Frame 1 (no input): blank canvas, image omitted
Frame 60 (no input): blank canvas, image omitted
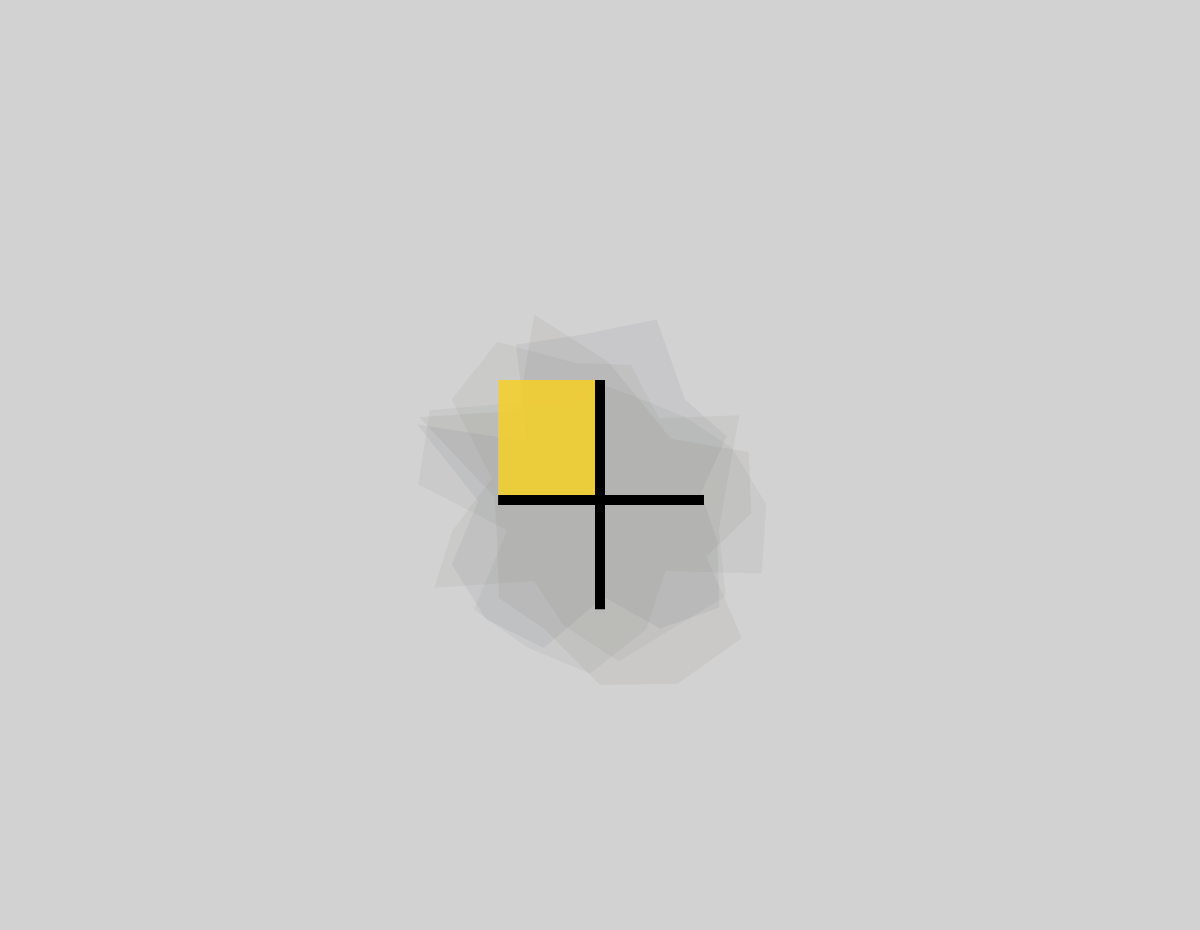
Frame 120 (the mouse pressed at the canvas centre since frame 60)

The p5.js sketch whose frames 1 and 60 were blank and that drew this single picture after the mouse press (run headless with seeded random() and noise() and a simulated clock; from frame 60 on, the mouse is pressed at the canvas centre):

// p5.js sketch
// ── sketch.js
// Setup
const COL_Y = [245, 208, 40];
const COL_R = [206, 41, 35];
const COL_B = [44, 96, 185];
const COL_K = [0];

const BAND_RATIO = 0.01;
const CROSS_MS   = 500;
const RECT_MS    = 500;
const MAX_CLICKS = 50;
const HEADER_TEXT = 'PRESS THE SCREEN AT LEAST 50 TIMES PLZ';

let events = [];
let headerDiv;
let headerColorIndex = 0;
const HEADER_COLORS = [COL_Y, COL_R, COL_B, [0, 0, 0]];
let inkLayer;

function setup() {
  createCanvas(windowWidth, windowHeight);
  frameRate(60);
  noStroke();
  textFont("sans-serif");

  inkLayer = createGraphics(windowWidth, windowHeight);
  inkLayer.noStroke();
  inkLayer.clear();

  headerInit();
  headerLayout();
  updateHeaderColor();
}

// Resize
function windowResized() {
  resizeCanvas(windowWidth, windowHeight);

  inkLayer = createGraphics(windowWidth, windowHeight);
  inkLayer.noStroke();
  inkLayer.clear();

  headerLayout();
}

// Draw
function draw() {
  background(210);
  image(inkLayer, 0, 0);

  const now = millis();
  const t = bandThickness();

  for (let ev of events) {
    const lifeFactor = max(0, 1 - ev.clickAge / MAX_CLICKS);

    const pc = constrain((now - ev.t0) / CROSS_MS, 0, 1);
    drawCross(ev, t, pc, lifeFactor);

    if (pc >= 1 && ev.phase === "cross") {
      ev.phase = "rect";
      ev.rectT0 = now;
    }

    if ((ev.phase === "rect" || ev.phase === "done") && ev.rect) {
      const pr = ev.phase === "done"
        ? 1
        : constrain((now - ev.rectT0) / RECT_MS, 0, 1);
      drawRectAnimated(ev.rect, pr, lifeFactor);
      if (pr >= 1 && ev.phase === "rect") {
        ev.phase = "done";
      }
    }
  }
}

// Click
function mousePressed() {
  if (mouseX < 0 || mouseX > width || mouseY < 0 || mouseY > height) return;

  drawInk(mouseX, mouseY);
  updateHeaderColor();

  for (let ev of events) ev.clickAge++;
  events = events.filter(ev => ev.clickAge < MAX_CLICKS);

  const baseMax = min(width, height) * (0.12 + random() * 0.18);
  const minLen = baseMax * 0.35;
  const maxLen = baseMax;

  const leftLen  = randLen(minLen, maxLen);
  const rightLen = randLen(minLen, maxLen);
  const upLen    = randLen(minLen, maxLen);
  const downLen  = randLen(minLen, maxLen);

  const rectInfo = makeLocalRect(mouseX, mouseY, leftLen, rightLen, upLen, downLen);

  const ev = {
    x: mouseX,
    y: mouseY,
    leftLen,
    rightLen,
    upLen,
    downLen,
    t0: millis(),
    phase: "cross",
    rect: rectInfo,
    rectT0: 0,
    clickAge: 0
  };

  events.push(ev);
}

// Thickness
function bandThickness() {
  return min(width, height) * BAND_RATIO;
}
function randLen(minL, maxL) {
  return random(minL, maxL);
}

// Cross
function drawCross(ev, t, progress, lifeFactor) {
  const cx = ev.x, cy = ev.y;
  const p = constrain(progress, 0, 1);
  const a = 255 * lifeFactor;

  fill(...COL_K, a);
  rectMode(CORNER);

  const rightLen = ev.rightLen * p;
  rect(cx, cy - t / 2, rightLen, t);

  const leftLen = ev.leftLen * p;
  rect(cx - leftLen, cy - t / 2, leftLen, t);

  const upLen = ev.upLen * p;
  rect(cx - t / 2, cy - upLen, t, upLen);

  const downLen = ev.downLen * p;
  rect(cx - t / 2, cy, t, downLen);
}

// LocalRect
function makeLocalRect(cx, cy, leftLen, rightLen, upLen, downLen) {
  const t = bandThickness();
  const quad = random(["tl", "tr", "bl", "br"]);

  const wLeft  = leftLen  - t / 2;
  const wRight = rightLen - t / 2;
  const hUp    = upLen    - t / 2;
  const hDown  = downLen  - t / 2;

  let x, y, w, h;

  if (quad === "tl") {
    w = wLeft; h = hUp;
    x = cx - leftLen; y = cy - upLen;
  } else if (quad === "tr") {
    w = wRight; h = hUp;
    x = cx + t / 2; y = cy - upLen;
  } else if (quad === "bl") {
    w = wLeft; h = hDown;
    x = cx - leftLen; y = cy + t / 2;
  } else {
    w = wRight; h = hDown;
    x = cx + t / 2; y = cy + t / 2;
  }

  if (w <= 2 || h <= 2) return null;

  const col = random([
    color(...COL_Y),
    color(...COL_R),
    color(...COL_B)
  ]);

  return { x, y, w, h, col };
}

// RectAnim
function drawRectAnimated(rectObj, progress, lifeFactor) {
  if (!rectObj) return;
  const col = rectObj.col;
  const alpha = 220 * progress * lifeFactor;
  fill(red(col), green(col), blue(col), alpha);
  noStroke();
  rectMode(CORNER);
  rect(rectObj.x, rectObj.y, rectObj.w, rectObj.h);
}

// Ink
function drawInk(cx, cy) {
  inkLayer.push();
  inkLayer.translate(cx, cy);
  inkLayer.noStroke();

  const baseGray = random(80, 150);

  for (let k = 0; k < 4; k++) {
    inkLayer.push();
    inkLayer.rotate(random(TWO_PI));
    inkLayer.fill(
      baseGray + random(-20, 20),
      baseGray + random(-20, 20),
      baseGray + random(-20, 20),
      18
    );
    inkLayer.beginShape();
    for (let a = 0; a < TWO_PI; a += 0.4) {
      const r = random(90, 200);
      const x = cos(a) * r;
      const y = sin(a) * r;
      inkLayer.vertex(x, y);
    }
    inkLayer.endShape(CLOSE);
    inkLayer.pop();
  }

  inkLayer.pop();
}

// Header
function headerInit() {
  const div = document.createElement('div');
  div.id = 'headerText';
  div.textContent = HEADER_TEXT;
  div.style.display = 'flex';
  div.style.justifyContent = 'center';
  div.style.fontFamily = 'sans-serif';
  div.style.fontWeight = '700';
  div.style.letterSpacing = '0.12em';
  div.style.margin = '10px 0';
  document.body.prepend(div);
  headerDiv = div;
}

function headerLayout() {
  const div = document.getElementById('headerText');
  if (!div) return;
  const fs = Math.max(18, Math.min(44, Math.round(window.innerWidth / 24)));
  div.style.fontSize = fs + 'px';
}

// HeaderColor
function updateHeaderColor() {
  let next = headerColorIndex;
  while (next === headerColorIndex) {
    next = floor(random(HEADER_COLORS.length));
  }
  headerColorIndex = next;
  const col = HEADER_COLORS[headerColorIndex];
  const css = `rgb(${col[0]},${col[1]},${col[2]})`;
  if (headerDiv) headerDiv.style.color = css;
}
